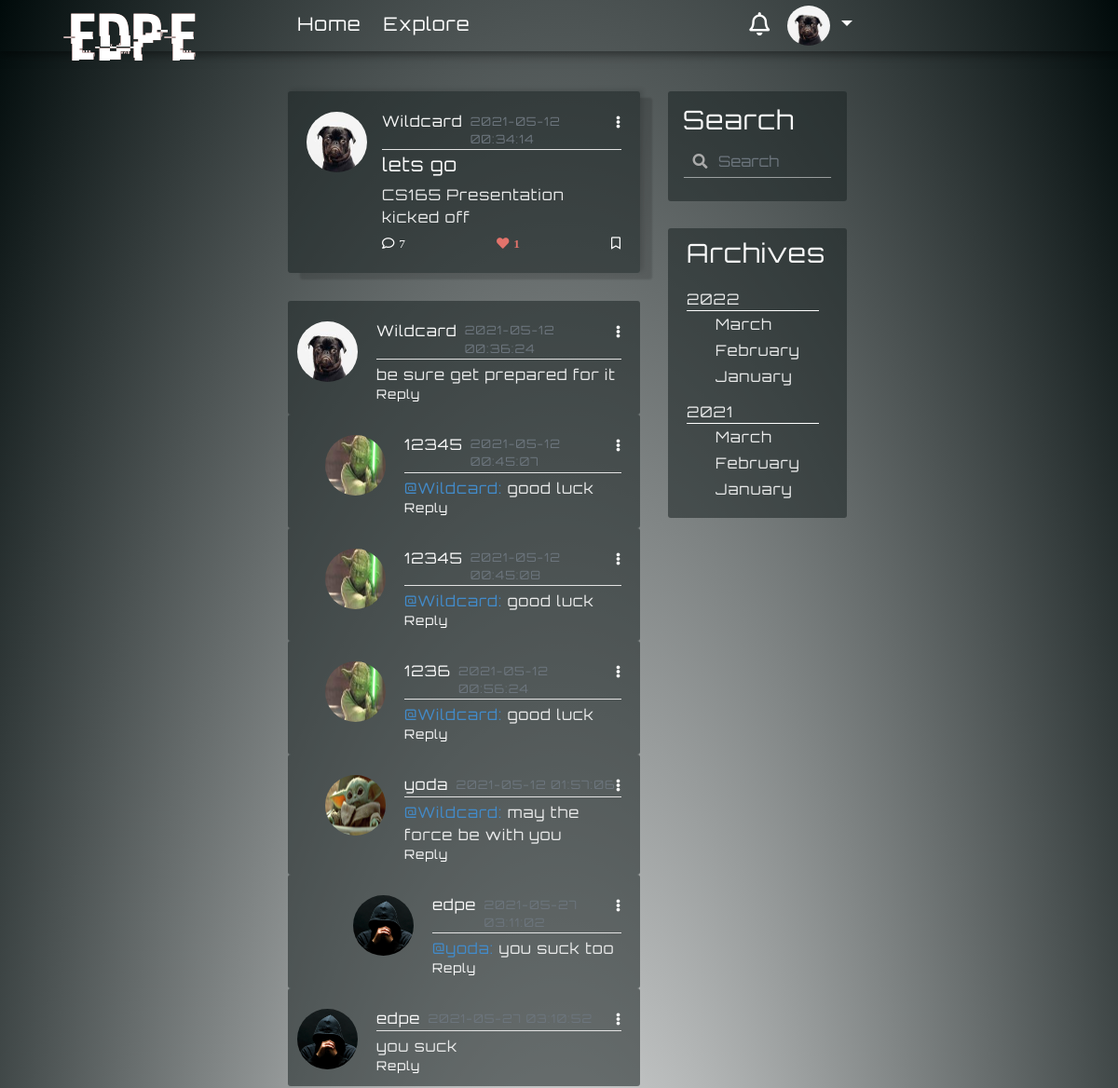
The page /post/10 (signed in) on the database its author committed.
### myBlogApp/models.py (models this page shows, shortened)
class User(UserMixin, db.Model):
    id = db.Column(db.Integer, primary_key=True)
    username = db.Column(db.String(64), index=True, unique=True)
    email = db.Column(db.String(120), index=True, unique=True)
    image_file = db.Column(db.String(200), default='default.png')
    password_hash = db.Column(db.String(128))
    about_me = db.Column(db.String(140))
    last_seen = db.Column(db.DateTime, default=datetime.utcnow())
    posts = db.relationship('Post', backref='author', foreign_keys='Post.user_id', lazy=True)
    comments = db.relationship('Comment', backref='c_author', foreign_keys='Comment.author_id', lazy='dynamic')
    followed = db.relationship(
        'User', secondary=followers,
        primaryjoin=(followers.c.follower_id == id),
        secondaryjoin=(followers.c.followed_id == id),
        backref=db.backref('followers', lazy='dynamic'), lazy='dynamic')
    liked = db.relationship('Like_Post', foreign_keys='Like_Post.liked_user_id', backref='liked_author', lazy='dynamic')
    message_sent = db.relationship('Message', foreign_keys='Message.sender_id', backref='author', lazy='dynamic')
    message_received = db.relationship('Message', foreign_keys='Message.recipient_id', backref='recipient', lazy='dynamic')
    last_message_read_time = db.Column(db.DateTime)
    notifications = db.relationship('Notification', foreign_keys='Notification.notification_user_id',
                                    backref='notification_user', lazy='dynamic')
    def new_messages(self):
        last_read_time = self.last_message_read_time or datetime(1900, 1, 1)
        return Message.query.filter_by(recipient=self).filter(Message.timestamp > last_read_time).count()
    def has_liked_post(self, post):
        return Like_Post.query.filter(
            Like_Post.liked_user_id == self.id,
            Like_Post.liked_post_id == post.id).count() > 0

class SearchableMixin(object):
    @classmethod
    def before_commit(cls, session):
        session._changes = {
            'add': list(session.new),
            'update': list(session.dirty),
            'delete': list(session.deleted)
        }
    @classmethod
    def after_commit(cls, session):
        for obj in session._changes['add']:
            if isinstance(obj, SearchableMixin):
                add_to_index(obj.__tablename__, obj)
        for obj in session._changes['update']:
            if isinstance(obj, SearchableMixin):
                add_to_index(obj.__tablename__, obj)
        for obj in session._changes['delete']:
            if isinstance(obj, SearchableMixin):
                remove_from_index(obj.__tablename__, obj)
        session._changes = None

class Post(SearchableMixin, db.Model):
    __searchable__ = ['body']
    id = db.Column(db.Integer, primary_key=True)
    title = db.Column(db.String(100))
    body = db.Column(db.String(140))
    post_picture = db.Column(db.String(200))
    timestamp = db.Column(db.DateTime, index=True, default=datetime.utcnow)
    user_id = db.Column(db.Integer, db.ForeignKey('user.id'))
    comment = db.relationship('Comment', backref='post', foreign_keys='Comment.post_id', lazy='dynamic')
    comment_num = db.Column(db.Integer, default=0)
    likes = db.relationship('Like_Post', backref='l_post', lazy='dynamic')

class Comment(db.Model):
    _N = 6
    id = db.Column(db.Integer, primary_key=True)
    text = db.Column(db.String(140))
    author = db.Column(db.String(32))
    timestamp = db.Column(db.DateTime(), default=datetime.utcnow, index=True)
    author_id = db.Column(db.Integer, db.ForeignKey('user.id'))
    post_id = db.Column(db.Integer, db.ForeignKey('post.id'))
    path = db.Column(db.Text, index=True)
    parent_id = db.Column(db.Integer, db.ForeignKey('comment.id'))
    replies = db.relationship(
        'Comment', backref=db.backref('parent', remote_side=[id]),
        lazy='dynamic')
    def level(self):
        return len(self.path) // self._N - 1

### myBlogApp/routes.py (the view)
@app.route('/post/<int:post_id>', methods=['GET', 'POST'])
def post(post_id):
    post = Post.query.get_or_404(post_id)
    comments = Comment.query.filter_by(post_id=post.id).order_by(Comment.path, Comment.timestamp.desc())
    post.comment_num = comments.count()
    db.session.commit()
    return render_template('post_itself.html', title="Post", post=post, comments=comments)

### myBlogApp/form.py
class SearchForm(FlaskForm):
    q = StringField('Search', validators=[DataRequired()])
    def __init__(self, *args, **kwargs):
        if 'formdata' not in kwargs:
            kwargs['formdata'] = request.args
        if 'csrf_enabled' not in kwargs:
            kwargs['csrf_enabled'] = False
        super(SearchForm, self).__init__(*args, **kwargs)

### myBlogApp/models.py (called while the page is built)
@login.user_loader
def load_user(id):
    return User.query.get(int(id))

### myBlogApp/routes.py (called while the page is built)
@app.before_request
def before_request():
    if current_user.is_authenticated:
        current_user.last_seen = datetime.utcnow()
        db.session.commit()
        g.search_form = SearchForm()

### myBlogApp/search.py (called while the page is built)
def add_to_index(index, model):
    if not current_app.elasticsearch:
        return
    payload = {}
    for field in model.__searchable__:
        payload[field] = getattr(model, field)
    current_app.elasticsearch.index(index=index, id=model.id, body=payload)

### myBlogApp/templates/post_itself.html (shortened to what this page needs)
{% extends 'base.html' %}
{% block content %}
    <article class="media content-section box-s-control post-display">
      <img class="rounded-circle article-img" src="{{ url_for('static', filename = 'profile/' + post.author.image_file) }}">
      <div class="media-body">
        <div class="article-metadata space-control" >
            <a class="mr-2" href="{{ url_for('user_posts', username=post.author.username) }}">{{ post.author.username }}</a>
            <small class="text-muted small-margin-control">{{ post.timestamp.strftime('%Y-%m-%d %T') }}</small>
            <div class="dropdown">
                 <a class="comment-color dropdown-toggle toggle-remove", id="navbarDropdownMenuLink2" data-toggle="dropdown" aria-haspopup="true" aria-expanded="false" href="#"><i class="fas fa-ellipsis-v"></i></a>
            </div>
        </div>
         <h5 class="article-title">{{ post.title }}</h5>
         <p class="article-content">{{ post.body }}</p>
        <div class="article-metadata pm-control " style="display: flex; justify-content: space-between">
            <a class="comment-color" id="addComments" data-toggle="modal" data-target="#layoutforcomment"  href="{{ url_for('addComments', post_id= post.id) }}"><i class="far fa-comment i-margin-control">{{ post.comment_num }}</i></a>
            {% if current_user.has_liked_post(post)%}
                <a class="comment-color unlike-link-home" id="ul_l" rel="{{ url_for('unlike', post_id = post.id) }}" href="javascript:"><i class="fas fa-heart i-margin-control i-color-change i-like">{{post.likes.count()}}</i></a>
            {% endif %}
            <a class="comment-color" href="#"><i class="far fa-bookmark"></i></a>
        </div>
      </div>
     </article>
     {% for comment in comments %}
            <article class="media content-section btm-margin-control-0 check-for-post-comment">
                <a class="mr-1 mchang"  href="{{ url_for('user_posts', username=comment.c_author.username) }}">
                    <img class="rounded-circle article-img i-size-change" src="{{ url_for('static', filename = 'profile/' + comment.c_author.image_file) }}">
                </a>
                <div class="media-body">
                    <div class="article-metadata space-control index-check-for-comments">
                      <a class="mr-2" style="font-weight: 500;" href="{{ url_for('user_posts', username=comment.c_author.username) }}">{{ comment.c_author.username }}</a>
                      <small class="text-muted small-margin-control">{{ comment.timestamp.strftime('%Y-%m-%d %T') }}</small>
                      <div class="dropdown">
                         <a class="comment-color dropdown-toggle toggle-remove" id="navbarDropdownMenuLink2" data-toggle="dropdown" aria-haspopup="true" aria-expanded="false" href="#"><i class="fas fa-ellipsis-v"></i></a>
                      </div>
                    </div>
                    {% if comment.level() == 0 %}
                    <p class="article-content">{{ comment.text }}</p>
                    {% else %}
                        <p class="article-content"><span style="color: #428bca">@{{ comment.parent.c_author.username }}:</span> {{ comment.text }}</p>
                    {% endif %}
                     <div class="article-metadata check-index-for-reply pw-change text-muted" style="display: flex; justify-content: space-between">
                        <a class="comment-color" id="addReplies"  data-toggle="modal" data-target="#layoutforreply" rel="8" href="{{ url_for('addReply',post_id = post.id, parent_id = comment.id) }}">Reply</a>
                     </div>
                </div>
            </article>
      {% endfor %}
{% endblock content %}

### myBlogApp/templates/navbar.html (shortened to what this page needs)
<nav class="navbar fixed-top navbar-expand-lg scrolling-navbar font-control">
    <div class="collapse navbar-collapse" id="navbarSupportedContent">
      <a class="navbar-brand nav-margin-control logo-style" href="{{ url_for('home') }}"><div class="logo-font glitch-effect" data-text="EDPE">EDPE</div> </a>
      <ul class="navbar-nav mr-auto">
        <li class="nav-item active">
          <a class=" hover-control link-control padding-control" id="homeLink" href={{ url_for("home")}}>Home</a>
        </li>
        <li class="nav-item">
          <a class=" hover-control link-control padding-control" id="exploreLink" href={{ url_for("explore")}}>Explore</a>
        </li>
      </ul>
      {% if current_user.is_anonymous %}
          <a class="btn btn-outline-white btn-outline login-button-margin-control js-anchor1"  data-toggle="modal" data-backdrop="false" data-target="#modalForLogin" href="{{ url_for('login')}}">login</a>
      {% else %}
        <a href='{{url_for('messages')}}' class="notification">
          <i class="far fa-bell bell-size"></i>
            {% set new_messages = current_user.new_messages() %}
        </a>
      {% endif %}
        <div>
        {% if current_user.is_anonymous %}
            <a class="btn btn-outline-white btn-outline signup-button-margin-control js-anchor2"  data-toggle="modal" data-target="#exampleModalCenter1"  data-backdrop="false" href="{{ url_for('register')}}">Sign Up</a>
        {% else %}
            <ul class="navbar-nav" id="nav">
                <li class="nav-item dropdown">
                    <a class="nav-link dropdown-toggle" href="#" id="navbarDropdownMenuLink1" role="button" data-toggle="dropdown" aria-haspopup="true" aria-expanded="false" >
                      {% if current_user.is_anonymous %}
                        <img alt="default avatar" class="rounded-circle avatar" src="{{  url_for('static', filename='profile/default.png' )}}">
                        {% else %}
                       <img alt="avatar" class="rounded-circle avatar" src="{{  url_for('static', filename='profile/' + current_user.image_file)}}">
                        {% endif %}
                    </a>
                </li>
             </ul>
        {% endif %}
        </div>
    </div>
</nav>

### myBlogApp/static/temp212.css (style rules this page uses)
:root { --input-padding-x: 1.5rem; --input-padding-y: 0.75rem; }
a { color: #f9f9f9; }
html { overflow: auto; height: 100%; }
p { margin-bottom: 0; }
.form-control-change { background-image: linear-gradient(0deg, #fdca47 2px,rgba(0,150,136,0) 0),linear-gradient(0deg, #ffffff8c 1px,transparent 0); }
.form-control-change { background-repeat: no-repeat; background-position-x: center, 50%; background-position-y: bottom, calc(100% - 1px); background-size: 0 100%,100% 100%; border: 0; transition: background 0s ease-out; padding-left: 0; padding-right: 0; }
.form-control { color: #FFFFFF8c; }
.logo-font { font-family: hackedregular, sans-serif; font-size: 6vw; }
.glitch-effect::before,.glitch-effect::after { content: attr(data-text); position: absolute; top: 0; left: 0; width: 100%; height: 100%; z-index: -1; }
.glitch-effect::before { color: #333333; animation: glitch-effect 3s infinite; }
.glitch-effect::after { color: #b96760; animation: glitch-effect 2s infinite; }

### myBlogApp/static/nav84.css (style rules this page uses)
.navbar { background: transparent; box-shadow: 0 2px 11px 1px rgba(0,0,0,0.5); padding: 6px 20px; }
.link-control { position: relative; text-decoration: none }
.padding-control { bottom: 2px; padding-bottom: 8px; padding-right: 2px; padding-left: 2px; margin-right: 20px; color: #fff; }
.link-control:before { content: ""; position: absolute; width: 100%; height: 8px; bottom: -8px; left: 0; background-color: #ce324c ; visibility: hidden; -webkit-transform: scaleX(0); transform: scaleX(0); -webkit-transition: all 0.3s ease-in-out 0s; transition: all 0.3s ease-in-out 0s; }
.font-control { font-size: 20px; }
.nav-link { color: white; padding-top: 0; padding-bottom: 0; }
.navbar-brand { color: white; }
.avatar { height: 43px; width: 46px; }
.nav-margin-control { font-size: 25px!important; margin: 0 1rem auto 0; padding-top: 0!important; }
@media (min-width: 992px) { .navbar-expand-lg .navbar-collapse { margin: 0 auto; max-width: 53%; padding-left: 20px; } }
.toggle-remove:after { content: none!important; }
.logo-style { position: absolute; z-index: 10000; left: 6%; top: -20%; }
.notification { color: white; text-decoration: none; padding: 0 10px; position: relative; display: inline-block; border-radius: 2px; }
.bell-size { font-size: 25px; }

### myBlogApp/static/account208.css (style rules this page uses)
body { letter-spacing: 1px; font-family: "orbitronregular", sans-serif; background: radial-gradient(ellipse at center, #ffffff 0%, rgb(0, 10, 10) 100%); color: #e9eaea; margin-top: 4.5rem; padding-right: 0 !important; background-size: 100% 300%; }
nav { padding-right: 0 !important; }
h1, h2, h3, h4, h5, h6 { color: #f9f9f9; }
.content-section { background: #1b24248c; padding: 20px 20px 10px 10px; border-radius: 3px; margin-bottom: 30px; }
.article-content { white-space: pre-line; word-break: break-word; font-family: "orbitronregular", sans-serif; }
.article-img { height: 65px; width: 65px; margin-right: 16px; margin-top: 2px; }
.article-metadata { padding-bottom: 1px; margin-bottom: 4px; border-bottom: 1px solid #e3e3e3 }
.form-control-change { line-height: 1.5; }
.form-control-change { background-image: linear-gradient(0deg,rgb(255, 193, 7) 2px,rgba(0,150,136,0) 0),linear-gradient(0deg,rgba(255, 255, 255, 0.51) 1px,transparent 0); }
.form-control-change { background-repeat: no-repeat; background-position-x: center, 50%; background-position-y: bottom, calc(100% - 1px); background-size: 0 100%,100% 100%; border: 0; transition: background 0s ease-out; padding-left: 0; padding-right: 0; }
.btm-margin-control-0 { margin-bottom: 0!important; border-bottom-width:0 !important; border-right-width: 0; border-left-width: 0; }
.i-margin-control:before { margin-right: 4px; }
.pm-control { border-bottom-width: 0!important; margin-bottom: 0!important; margin-top: 7px!important; }
.comment-color { color: #ffffff; font-size: smaller; }
.box-s-control { box-shadow: 13px 7px 2px 0 rgba(0, 0, 0, 0.14), -1px 0 1px -2px rgba(0, 0, 0, 0.2), 3px -2px 5px 0 rgba(0, 0, 0, 0.12); padding: 20px 20px; }
.pw-change { border-bottom-width: 0; margin-bottom :0; }
.space-control { display: flex; justify-content: space-between; }
.small-margin-control { margin-top: 2.5px; flex: 1; color: #bbbbbb; }
.i-color-change { color: #e2736b; }
.search-form { background-color:transparent; background-image: linear-gradient(0deg,#ce324c 2px,rgba(137, 197, 192, 0) 0),linear-gradient(0deg,rgba(255, 255, 255, 0.51) 1px,transparent 0); }

### myBlogApp/static/search3.css (style rules this page uses)
.has-search .form-control { padding-left: 2.375rem; padding-right:10px; background-color: transparent; }

### rows shown on the page
User: image_file (picture), author.username "Wildcard"
Post: timestamp "2021-05-12 00:34:14", title "lets go", body "CS165 Presentation kicked off", comment_num "7"
Comment: image_file (picture), c_author.username "Wildcard", timestamp "2021-05-12 00:36:24", text "be sure get prepared for it"
Comment: image_file (picture), c_author.username "12345", timestamp "2021-05-12 00:45:07", parent.c_author.username "Wildcard", text "good luck"
Comment: image_file (picture), c_author.username "12345", timestamp "2021-05-12 00:45:08", parent.c_author.username "Wildcard", text "good luck"
Comment: image_file (picture), c_author.username "1236", timestamp "2021-05-12 00:56:24", parent.c_author.username "Wildcard", text "good luck"
Comment: image_file (picture), c_author.username "yoda", timestamp "2021-05-12 01:57:06", parent.c_author.username "Wildcard", text "may the force be with you"
Comment: image_file (picture), c_author.username "edpe", timestamp "2021-05-27 03:11:02", parent.c_author.username "yoda", text "you suck too"
Comment: image_file (picture), c_author.username "edpe", text "you suck"

### other values the page prints
{{ post.likes.count() }} "1"
